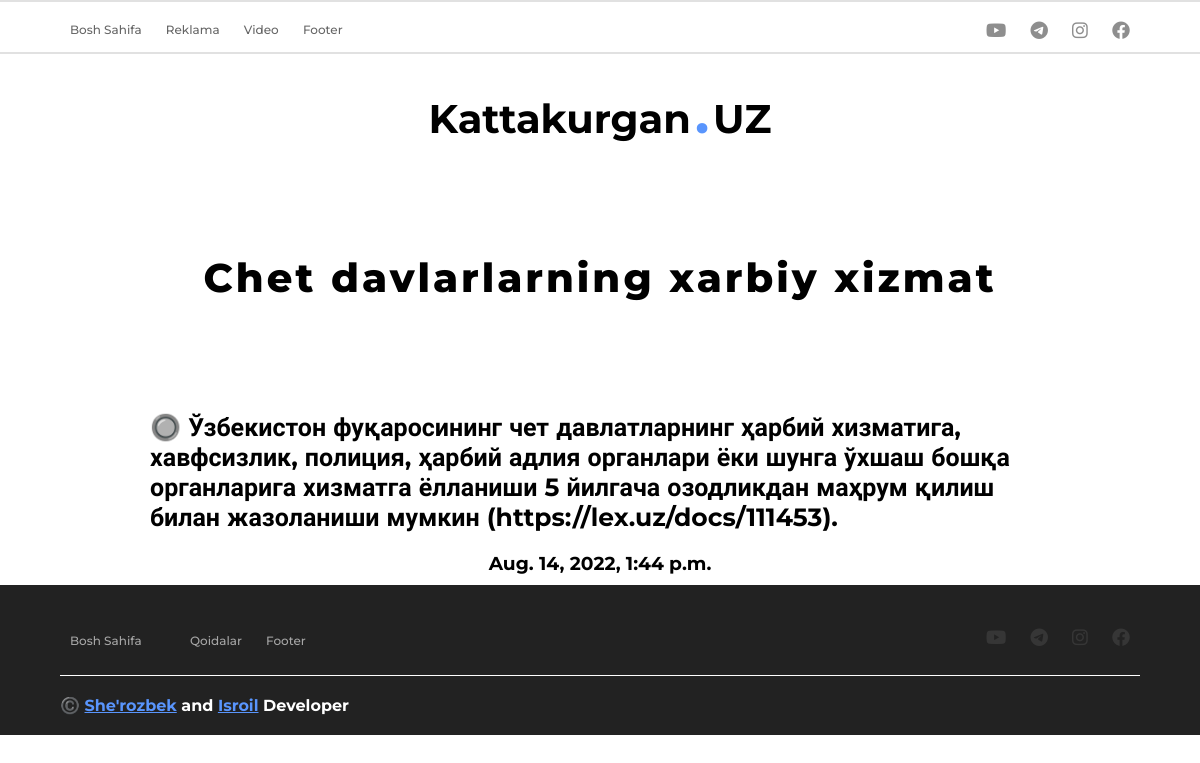
The app's page /body/1 with its own data.
### backend/models.py (models this page shows, shortened)
class Post(models.Model):
    title = models.CharField(max_length=200)
    body = models.TextField()
    rasm = models.CharField(max_length=200)
    category = models.ForeignKey(Category,on_delete=models.CASCADE)
    created = models.DateTimeField(auto_now_add=True)

### backend/views.py (the view)
# urls.py: path('body/<str:pk>',body,name='body'),
def body(request,pk):
    body = Post.objects.get(id=pk)
    return render(request, 'projects/about.html',{'body':body})

### backend/templates/projects/about.html (shortened to what this page needs)
{% extends 'index.html' %}
{% load static %}
    {% block content %}
    <div class="card-body">
        <h1>{{body.title}}</h1>
    <p>
        {{body.body}}
    </p>
    <h3>{{body.created}}</h2>
    </div>
    {% endblock content %}

### static/css/main.css (style rules this page uses)
* { margin: 0; padding: 0; text-decoration: none; outline: none; box-sizing: border-box; font-family: "Montserrat", "Poppins", "Manrope", "Lobster Two"; }

### static/css/blog.css (style rules this page uses)
:root { --dark-one: #333; --dark-two: #7a7a7a; --main-color: #784cfb; --light-one: #fff; --light-two: #e8f3ff; --light-three: #f6f7fb; }
*, *::before, *::after { margin: 0; padding: 0; box-sizing: border-box; }
html { scroll-behavior: smooth; }
body, .main-blog-section button, .main-blog-section input, .main-blog-section textarea { font-family: "Poppins", sans-serif; }

### static/css/about.css (style rules this page uses)
.card-body { margin: 0 auto; width: 80%; display: flex; align-items: center; flex-direction: column; justify-content: space-between; padding: 10px; }
.card-body h1 { padding: 10px; font-size: 40px; font-weight: 800; letter-spacing: 3px; }
.card-body p { padding: 20px; font-weight: bold; font-size: 25px; }

### records on screen
Post: title "Chet davlarlarning xarbiy xizmat", body "🔘 Ўзбекистон фуқаросининг чет давлатларнинг ҳарбий хизматига, хавфсизлик, полиция, ҳарбий адлия органлари ёки шунга ўхшаш бошқа органларига хизматга ёлланиши 5 йилгача озодликдан маҳрум қилиш билан жазоланиши мумкин (https://lex.uz/docs/111453).", created "Aug. 14, 2022, 1:44 p.m."
